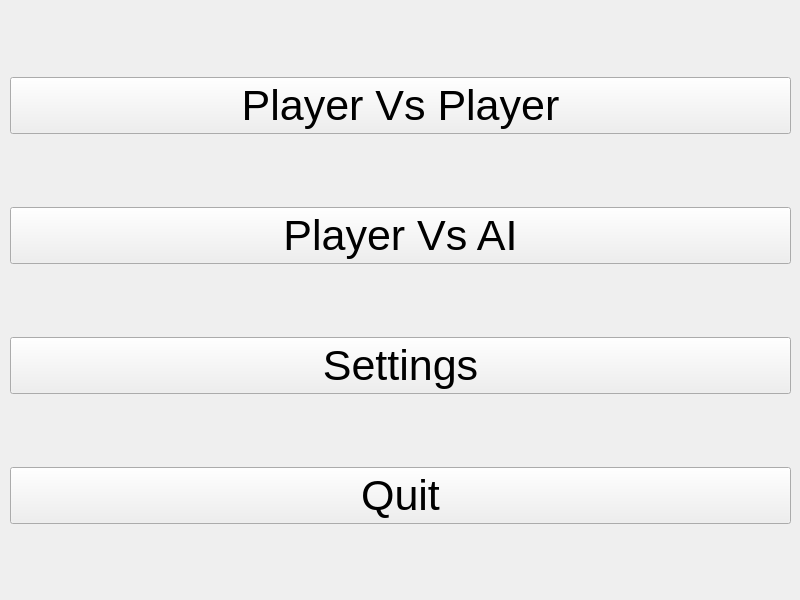
<?xml version="1.0" encoding="UTF-8"?>
<ui version="4.0">
 <class>Menu</class>
 <widget class="QWidget" name="Menu">
  <property name="geometry">
   <rect>
    <x>0</x>
    <y>0</y>
    <width>800</width>
    <height>600</height>
   </rect>
  </property>
  <property name="font">
   <font>
    <pointsize>32</pointsize>
   </font>
  </property>
  <property name="windowTitle">
   <string>Form</string>
  </property>
  <widget class="QWidget" name="verticalLayoutWidget">
   <property name="geometry">
    <rect>
     <x>10</x>
     <y>10</y>
     <width>781</width>
     <height>581</height>
    </rect>
   </property>
   <layout class="QVBoxLayout" name="verticalLayout">
    <item>
     <widget class="QPushButton" name="pbPlayerVsPlayer">
      <property name="font">
       <font>
        <pointsize>32</pointsize>
       </font>
      </property>
      <property name="text">
       <string>Player Vs Player</string>
      </property>
     </widget>
    </item>
    <item>
     <widget class="QPushButton" name="pbPlayerVsAI">
      <property name="font">
       <font>
        <pointsize>32</pointsize>
       </font>
      </property>
      <property name="text">
       <string>Player Vs AI</string>
      </property>
     </widget>
    </item>
    <item>
     <widget class="QPushButton" name="pbSettings">
      <property name="font">
       <font>
        <pointsize>32</pointsize>
       </font>
      </property>
      <property name="text">
       <string>Settings</string>
      </property>
     </widget>
    </item>
    <item>
     <widget class="QPushButton" name="pbQuit">
      <property name="font">
       <font>
        <pointsize>32</pointsize>
       </font>
      </property>
      <property name="text">
       <string>Quit</string>
      </property>
     </widget>
    </item>
   </layout>
  </widget>
 </widget>
 <resources/>
 <connections/>
</ui>
